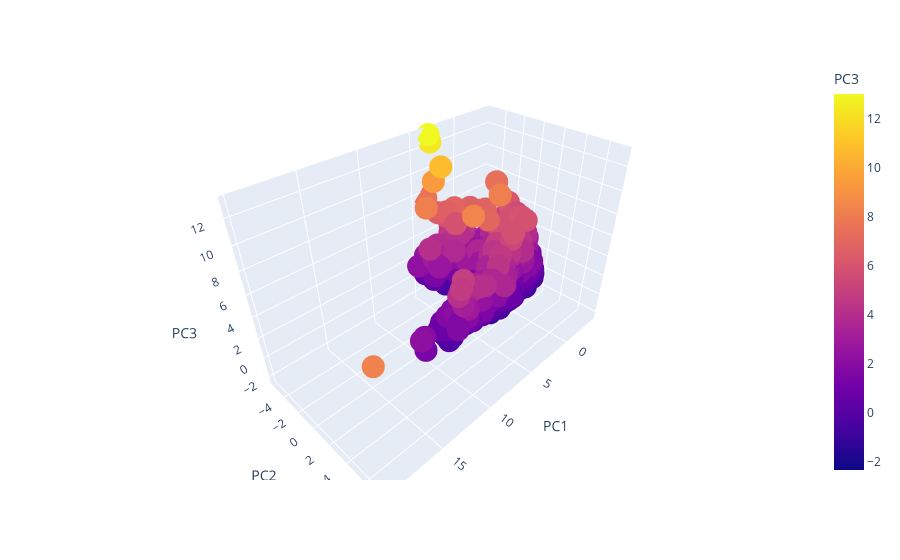

Notebook cell for this chart:
### Code cell
px.scatter_3d(pca_df, x='PC1', y='PC2', z='PC3',color='PC3')

### Figure 1 — Plotly figure (JSON) as saved in the notebook; plotly's stock layout.template omitted (floating-point values rounded to 4 significant figures; data arrays with more than 128 entries replaced by an {"elided": "..."} marker saying what was removed)
{"data": [{"hovertemplate": "PC1=%{x}<br>PC2=%{y}<br>PC3=%{marker.color}<extra></extra>", "legendgroup": "", "marker": {"color": {"elided": "5118 float values"}, "coloraxis": "coloraxis", "symbol": "circle"}, "mode": "markers", "name": "", "scene": "scene", "showlegend": false, "type": "scatter3d", "x": {"elided": "5118 float values"}, "y": {"elided": "5118 float values"}, "z": {"elided": "5118 float values"}}], "layout": {"coloraxis": {"colorbar": {"title": {"text": "PC3"}}, "colorscale": [[0, "#0d0887"], [0.1111, "#46039f"], [0.2222, "#7201a8"], [0.3333, "#9c179e"], [0.4444, "#bd3786"], [0.5556, "#d8576b"], [0.6667, "#ed7953"], [0.7778, "#fb9f3a"], [0.8889, "#fdca26"], [1, "#f0f921"]]}, "legend": {"tracegroupgap": 0}, "margin": {"t": 60}, "scene": {"domain": {"x": [0, 1], "y": [0, 1]}, "xaxis": {"title": {"text": "PC1"}}, "yaxis": {"title": {"text": "PC2"}}, "zaxis": {"title": {"text": "PC3"}}}}}
